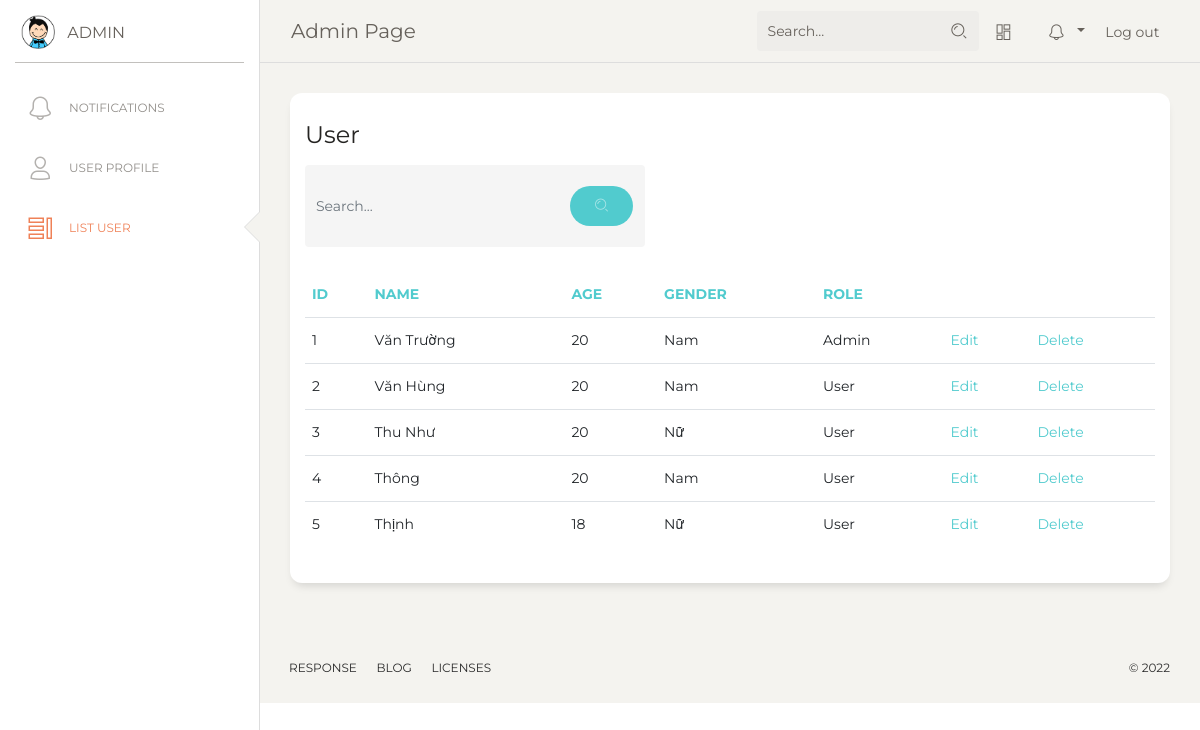
The app's page /home/tablelist (signed in) with its own data.
### home/models.py (models this page shows)
class People(models.Model):
    ID = models.IntegerField(primary_key=True, null=False, default=0)
    Name = models.CharField(max_length=100,null=True)
    Age = models.IntegerField(null=True)
    Gender = models.IntegerField(null=True)
    RFID = models.CharField(max_length=15,null=True)
    RoleID = models.IntegerField(null=True)

### home/views.py (the view)
# urls.py: path('home/tablelist', views.listUser, name='tablelist'),
def listUser(request):
    people = People.objects.all().order_by('ID')
    if(request.session['role_id']==1):
        return render(request, 'tablelist/index.html', {"people": people})
    return HttpResponse('Chuc nang nay chi danh cho admin')

### templates/tablelist/index.html (shortened to what this page needs)
{% extends 'home/base.html'%}
{% load static%}
{% block sidebarblock%}
 <div class="sidebar-wrapper">
       <ul class="nav">
          <li >
            <a href="{% url 'home:notification' %}">
              <i class="nc-icon nc-bell-55"></i>
              <p>Notifications</p>
            </a>
          </li>
          <li >
            <a href="{% url 'home:detail' request.session.people_id %}">
              <i class="nc-icon nc-single-02"></i>
              <p>User Profile</p>
            </a>
          </li>
          {% if request.session.role_id == 1 %}
          <li class="active" >
            <a href="{% url 'home:tablelist' %}">
              <i class="nc-icon nc-tile-56"></i>
              <p>List User </p>
            </a>
          </li>
          {% endif%}
        </ul>
      </div>
          {% endblock %}
   {% block contentblock%}
      <div class="content">
        <div class="row">
          <div class="col-md-12">
            <div class="card">
              <div class="card-header">
                <h4 class="card-title">User</h4>
                 <form method="post" action="{% url 'home:search' %}">
                  <div style="width:40%" class="input-group no-border" >
                    <input  type="text" name="strSearch" value="" class="form-control" placeholder="Search..." >
                    <div class="input-group-append">
                      <div class="input-group-text">
                        <button type="submit" class="btn btn-primary btn-round"><i class="nc-icon nc-zoom-split"></i></button>
                      </div>
                    </div>
                  </div>
                </form>
              </div>
              <div class="card-body">
                <div class="table-responsive">
                  <table class="table">
                    <thead class=" text-primary">
                      <th>
                        ID
                      </th>
                      <th>
                        Name
                      </th>
                      <th>
                        Age
                      </th>
                      <th >
                        Gender
                      </th>
                      <th >
                        Role
                      </th>
                    </thead>
                    <tbody>
                    {% for item in people%}
                      <tr>
                        <td>
                          {{item.ID}}
                        </td>
                        <td>
                          {{item.Name}}
                        </td>
                        <td>
                          {{item.Age}}
                        </td>
                        <td>
                          {% if item.Gender == 1  %}
                            Nam
                          {% else %} Nữ
                          {%endif%}
                        </td>
                        <td>
                          {% if item.RoleID == 1  %}
                            Admin
                          {% else %} User
                          {%endif%}
                        </td>
                        <td>
                          <a href="{% url 'home:detail' item.ID %}">Edit</a>
                        </td>
                        <td>
                          <a href="{% url 'home:delete' item.ID %}">Delete</a>
                        </td>
                      </tr>
                    {% endfor%}
                    </tbody>
                  </table>
                </div>
              </div>
            </div>
          </div>
        </div>
      </div>
    {% endblock %}

### records on screen
People: ID "1", Name "Văn Trường", Age "20", Gender "Nam", RoleID "Admin"
People: ID "2", Name "Văn Hùng", Age "20", Gender "Nam", RoleID "User"
People: ID "3", Name "Thu Như", Age "20", Gender "Nữ", RoleID "User"
People: ID "4", Name "Thông", Age "20", Gender "Nam", RoleID "User"
People: ID "5", Name "Thịnh", Age "18", Gender "Nữ", RoleID "User"
